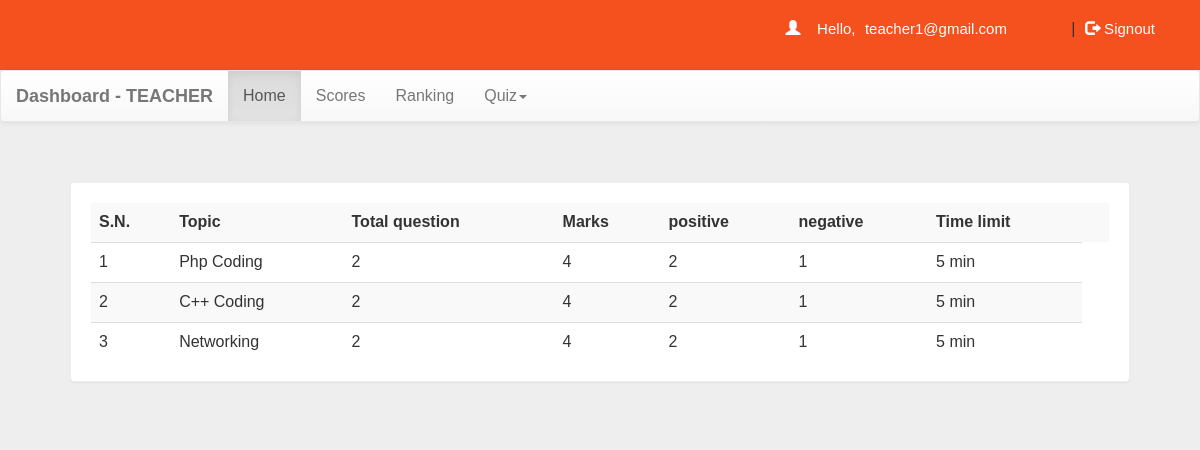
Page /dash.php?q=0 (signed in) on the committed database.
### tables this page shows
CREATE TABLE `quiz` (
  `eid` text NOT NULL,
  `title` varchar(100) NOT NULL,
  `sahi` int(11) NOT NULL,
  `wrong` int(11) NOT NULL,
  `total` int(11) NOT NULL,
  `time` bigint(20) NOT NULL,
  `intro` text NOT NULL,
  `tag` varchar(100) NOT NULL,
  `date` timestamp NOT NULL DEFAULT CURRENT_TIMESTAMP ON UPDATE CURRENT_TIMESTAMP,
  `email` varchar(50) DEFAULT NULL
);

### dash.php (the view, shortened to what this page needs)
<!DOCTYPE html PUBLIC "-//W3C//DTD XHTML 1.0 Transitional//EN" "http://www.w3.org/TR/xhtml1/DTD/xhtml1-transitional.dtd">
<html xmlns="http://www.w3.org/1999/xhtml">
<head>
<link  rel="stylesheet" href="css/bootstrap.min.css"/>
 <link  rel="stylesheet" href="css/bootstrap-theme.min.css"/>
 <link rel="stylesheet" href="css/main.css">
 <link  rel="stylesheet" href="css/font.css">
</head>
<body  style="background:#eee;">
<div class="header">
<div class="row">
<?php
 include_once 'dbConnection.php';
$email=$_SESSION['email'];
  if(!(isset($_SESSION['email']))){
header("location:index.php");
}
else
{
echo '<span class="pull-right top title1" ><span class="log1"><span class="glyphicon glyphicon-user" aria-hidden="true"></span>&nbsp;&nbsp;&nbsp;&nbsp;Hello,</span> <a href="dash.php" class="log log1">'.$email.'</a>&nbsp;|&nbsp;<a href="logout.php?q=dash.php" class="log"><span class="glyphicon glyphicon-log-out" aria-hidden="true"></span>&nbsp;Signout</button></a></span>';
}?>
</div></div>
<nav class="navbar navbar-default title1">
  <div class="container-fluid">
    <div class="navbar-header">
      <a class="navbar-brand" href="dash.php?q=0"><b>Dashboard - TEACHER</b></a>
    </div>
    <div class="collapse navbar-collapse" id="bs-example-navbar-collapse-1">
      <ul class="nav navbar-nav">
        <li <?php if(@$_GET['q']==0) echo'class="active"'; ?>><a href="dash.php?q=0">Home<span class="sr-only">(current)</span></a></li>
        <li <?php if(@$_GET['q']==1) echo'class="active"'; ?>><a href="dash.php?q=1">Scores</a></li>
		<li <?php if(@$_GET['q']==2) echo'class="active"'; ?>><a href="dash.php?q=2">Ranking</a></li>
        <li class="dropdown <?php if(@$_GET['q']==4 || @$_GET['q']==5) echo'active'; ?>">
          <a href="#" class="dropdown-toggle" data-toggle="dropdown" role="button" aria-haspopup="true" aria-expanded="false">Quiz<span class="caret"></span></a>
        </li>
      </ul>
          </div>
  </div>
</nav>
<div class="container">
<div class="row">
<div class="col-md-12">
<?php if(@$_GET['q']==0) {
$result = mysqli_query($con,"SELECT * FROM quiz where email='$email' ORDER BY date DESC") or die('Error');
echo  '<div class="panel"><table class="table table-striped title1">
<tr><td><b>S.N.</b></td><td><b>Topic</b></td><td><b>Total question</b></td><td><b>Marks</b></td><td><b>positive</b></td><td><b>negative</b></td><td><b>Time limit</b></td><td></td></tr>';
$c=1;
while($row = mysqli_fetch_array($result)) {
	$title = $row['title'];
	$total = $row['total'];
	$sahi = $row['sahi'];
  $wrong = $row['wrong'];
    $time = $row['time'];
	$eid = $row['eid'];
$q12=mysqli_query($con,"SELECT score FROM history WHERE eid='$eid' AND email='$email'" )or die('Error98');
$rowcount=mysqli_num_rows($q12);
if($rowcount == 0){
	echo '<tr><td>'.$c++.'</td><td>'.$title.'</td><td>'.$total.'</td><td>'.$sahi*$total.'</td><td>'.$sahi.'</td><td>'.$wrong.'</td><td>'.$time.'&nbsp;min</td>
	</tr>';
}
else
{
echo '<tr style="color:#99cc32"><td>'.$c++.'</td><td>'.$title.'&nbsp;<span title="This quiz is already solve by you" class="glyphicon glyphicon-ok" aria-hidden="true"></span></td><td>'.$total.'</td><td>'.$sahi*$total.'</td><td>'.$time.'&nbsp;min</td>
	</tr>';
}
}
echo '</table></div>';
}
?>
</div>
</div></div>
</body>
</html>

### css/main.css (style rules this page uses)
body { overflow-x:hidden; width:100%; font-size: 12px !important; font-family: Montserrat, sans-serif; background:#eee; min-height:550px; background-attachment:fixed; }
.panel { border-color:#eee; margin:40px; padding:20px; font: 15px "Century Gothic", "Times Roman", sans-serif; }
.header { background:#f4511e; height:70px; }
.title1 { font: 16px "Century Gothic", "Times Roman", sans-serif; }
.top { margin-top:20px; }
.log1 { font: 15px 'Montserrat', sans-serif; color:#fff; margin-left:10px; }
.log { margin:10px; margin-right:60px; margin-left:5px; color:#fff; text-decoration:none; font-size:20px; font-size:15px; }

### rows in the picture
quiz: title "Php Coding", total "2", $sahi*$total "4", sahi "2", wrong "1", time "5"
quiz: title "C++ Coding", total "2", $sahi*$total "4", sahi "2", wrong "1", time "5"
quiz: title "Networking", total "2", $sahi*$total "4", sahi "2", wrong "1", time "5"

### other values in the picture
$email "teacher1@gmail.com"
